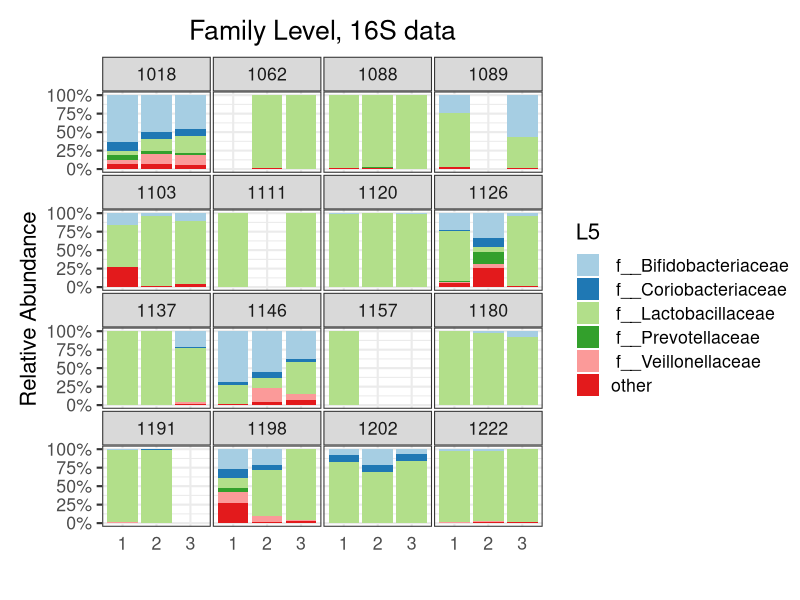
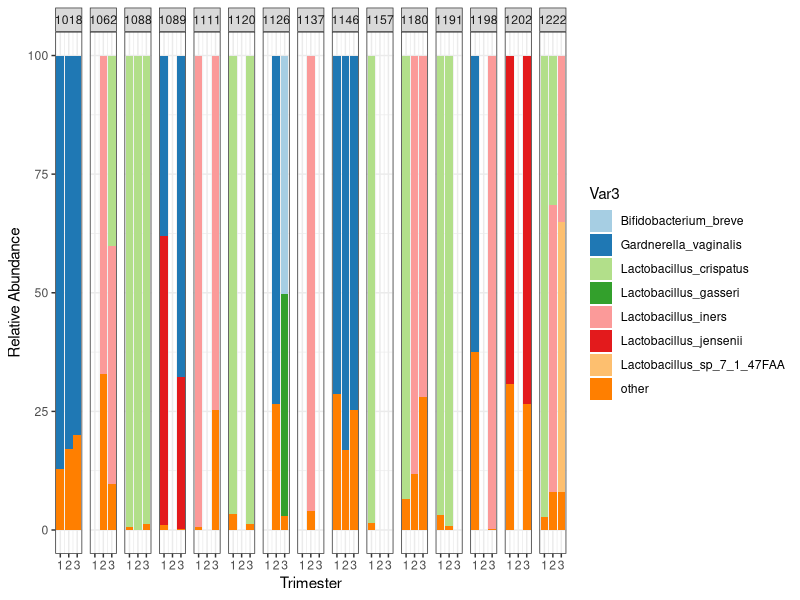

Write the R code that produced these figures, in order.
########################################
########## Supp Taxa Barplots ##########
########################################

# load libraries
library(readxl)
library(ggplot2)
library(reshape2)
library(cowplot)
library(tidyverse)

# set working directory & load files
setwd("~/Google Drive File Stream/My Drive/Github/Cervicovaginal-Paper/data/")
set.seed(999)

# Sequence Data: read in sequence data so that samples are in the first column,
# and all other columns are the taxa
midas <- read.csv("16S_rarefied.txt", check.names = FALSE, sep = "\t", row.names = NULL, header = T)

# Metadata if you have it!
metadata <- read.csv("whiteson_metadata10_cvx6x.txt", 
                     sep = "\t", header = T)


## The competition to stephens Taxonomy Solution

# Split taxonomy into different sections L1-L7
# Change where it spilts in seperate from | to ; if needed
midas_melt <- melt(midas, id.vars = "taxonomy") %>% 
  rename(., Subject_ID = variable) %>% 
  separate(., col = taxonomy, into = c("L1","L2","L3","L4","L5","L6","L7"), sep = "\\;", remove = T, extra = "drop")

# Make sure the rel abundance or counts are numeric
midas_melt$value <- as.numeric(midas_melt$value)

# Add in the metadata, make sure you merge on the correct columns!
midas_melt <- merge(metadata, midas_melt, by.x = "wSampleID", by.y = "Subject_ID")

# Summarize by L6 genus (or any other taxa group)...
# if you change make sure you change L6 and prefix (^g_)
# this is also grabbing the top 11 taxa
midas_summarize <- midas_melt %>% 
  group_by(., L5) %>% 
  filter(str_detect(L5, "f_")) %>% 
  summarise(., top_bacteria = sum(value)) %>% 
  arrange(., desc(top_bacteria)) %>% slice(., 1:5)

# group the main players (top 11) together into a list
high_abundance <- split(midas_summarize$L5, 1:NROW(midas_summarize))

# change everything that is not a main player into a other catagory
midas_melt$L5[midas_melt$L5 %in% high_abundance != "TRUE"] <- "other"

# nice color schemes!
stephen_12 <- c('#a6cee3','#1f78b4','#b2df8a','#33a02c','#fb9a99','#e31a1c','#fdbf6f','#ff7f00','#cab2d6','#6a3d9a','#ffff99','#b15928')

sarah_color <- c("#7F0A57", "#A64685", "#CD9ABB", "#0B447A", "#3F77AC", "#4176AA", "#74A9DD", "#007976", "#39A9AB", "#71CFC5", "#72D3C6", "#007947", "#3BAA78")

julio_color <- c("#003f5c", "#2f4b7c", "#665191", "#a05195", "#d45087", "#f95d6a", "#ff7c43", "#ffa600", "#7f0a57", "#cd9abb", "#39a9ab", "#71cfc5", "#007947", "#bebebe")
# Plot

ggplot(data = midas_melt, 
       aes(x = as.factor(TrimesterNo), weight = value, fill = L5)) +
  geom_bar(position = position_fill()) +
  theme_bw(base_size = 16) + 
  facet_wrap(. ~  PatientID) + 
  scale_fill_manual(values = stephen_12) +
  theme(panel.spacing = unit(0.1, "lines")) +   
  theme(axis.ticks.x=element_blank()) +
  labs(x = '',
       y = 'Relative Abundance') + #theme(legend.position = "none") +
  scale_y_continuous(labels = scales::percent_format()) +
  ggtitle("Family Level, 16S data") +
  theme(plot.title = element_text(hjust = 0.5), plot.margin = unit(c(0.5, 0, 0.5, 0.5), "cm"))


# metagenomics
midas <- t(read.csv("metagenomics.txt", check.names = FALSE, sep = "\t", row.names = 1, header = T))
metagenomics <- melt(midas)
tmp <- metagenomics %>% mutate(., Var3 = ifelse(value < 30, "other", as.character(Var1)))
tmp2 <- tmp %>% group_by(., Var2, Var3) %>% summarise(., abundance = sum(value))
tmp3 <- merge(metadata, tmp2, by.x = "UCIID", by.y = "Var2")
ggplot(data = tmp3) + 
  aes(x = TrimesterNo, weight = abundance, fill = Var3) + 
  geom_bar() + 
  theme_bw() + 
  facet_grid(.~PatientID) + 
  scale_fill_manual(values = stephen_12) + 
  labs(x = 'Trimester', y = 'Relative Abundance')

